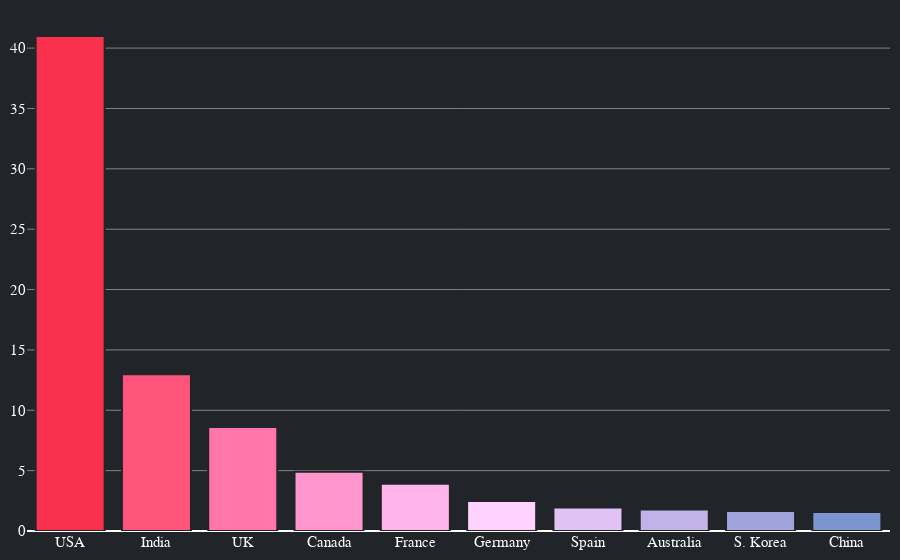

This figure's notebook cell:
### Markdown cell above
### Country analysis
We plot in a bar chart the 10 countries more represented in our dataset

**Conclusion:** here we can notice that half of the content come from USA, the second most represented country is Idia followed by UK. The huge presence of American content could be related to the fact that both company are from USA.

### Code cell
df = data.copy()
df['country'].replace('no_data', np.nan, inplace  = True)
df.dropna(inplace=True)
country = []
for i, x in df['country'].iteritems():
    l = x.split(', ')
    for c in l:
        country.append(c)
df = pd.DataFrame()
df['country'] = country
df['count'] = 1
df['country'].replace('United States', 'USA', inplace=True)
df['country'].replace('United Kingdom', 'UK',inplace=True)
df['country'].replace('South Korea', 'S. Korea',inplace=True)
x = df.groupby('country')['count'].sum().sort_values(ascending=False)[0:10]
y=len(df)
r=((x*100/y)).round(2)
df = pd.DataFrame(r)
fig = go.Figure(data=[go.Bar(x=df.index, y=df['count'].to_list())])
fig.update_traces(marker_color=colors[::-1][1:], marker_line_color='#212529',
                  marker_line_width=2)

fig.update_traces(marker=dict(line=dict(color='#212529', width=2)), hoverlabel=dict(font_size=14,font_family="Arial, san serif",font_color="white"))
fig.update_traces(hovertemplate=('<br>%{x} presence is: %{value}%<br><extra></extra>'))
fig.update_layout(paper_bgcolor="#212529", plot_bgcolor ='rgba(0, 0, 0, 0)', hoverlabel_bordercolor='#212529',margin=margin, yaxis_gridcolor ='rgba(225, 225, 225, .5)', font_color="white", font_family="Arial, san serif", font_size=15)

fig.update_yaxes(color="white")
fig.update_xaxes(color="white")
fig.write_html('visualization/two.html')
fig.show()

### Figure 1 — Plotly figure (JSON) as saved in the notebook; plotly's stock layout.template omitted (floating-point values rounded to 4 significant figures)
{"data": [{"hoverlabel": {"font": {"color": "white", "family": "Arial, san serif", "size": 14}}, "hovertemplate": "<br>%{x} presence is: %{value}%<br><extra></extra>", "marker": {"color": ["#f9314c", "#ff547c", "#ff76a7", "#ff96cc", "#ffb5ea", "#ffd2ff", "#e2c1f5", "#c2b2ea", "#a0a3de", "#7b95d0", "#5287c1", "#0f79af"], "line": {"color": "#212529", "width": 2}}, "type": "bar", "x": ["USA", "India", "UK", "Canada", "France", "Germany", "Spain", "Australia", "S. Korea", "China"], "y": [41, 12.98, 8.61, 4.9, 3.91, 2.49, 1.95, 1.79, 1.66, 1.57]}], "layout": {"font": {"color": "white", "family": "Arial, san serif", "size": 15}, "hoverlabel": {"bordercolor": "#212529"}, "margin": {"b": 10, "l": 10, "r": 10, "t": 10}, "paper_bgcolor": "#212529", "plot_bgcolor": "rgba(0, 0, 0, 0)", "xaxis": {"color": "white"}, "yaxis": {"color": "white", "gridcolor": "rgba(225, 225, 225, .5)"}}}
